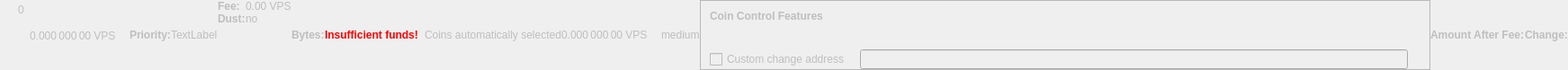
    <widget class="QWidget" name="dummyHideWidget" native="true">
     <property name="enabled">
      <bool>false</bool>
     </property>
     <property name="maximumSize">
      <size>
       <width>100</width>
       <height>22</height>
      </size>
     </property>
     <layout class="QHBoxLayout" name="dummyHideLayout">
      <property name="spacing">
       <number>0</number>
      </property>
      <property name="margin">
       <number>0</number>
      </property>
      <item>
       <layout class="QFormLayout" name="formLayoutCoinControl1">
        <property name="horizontalSpacing">
         <number>10</number>
        </property>
        <property name="verticalSpacing">
         <number>14</number>
        </property>
        <property name="leftMargin">
         <number>10</number>
        </property>
        <property name="topMargin">
         <number>4</number>
        </property>
        <property name="rightMargin">
         <number>6</number>
        </property>
        <item row="0" column="1">
         <widget class="QLabel" name="labelCoinControlBytes">
          <property name="cursor">
           <cursorShape>IBeamCursor</cursorShape>
          </property>
          <property name="contextMenuPolicy">
           <enum>Qt::ActionsContextMenu</enum>
          </property>
          <property name="text">
           <string notr="true">0</string>
          </property>
          <property name="textInteractionFlags">
           <set>Qt::LinksAccessibleByMouse|Qt::TextSelectableByKeyboard|Qt::TextSelectableByMouse</set>
          </property>
         </widget>
        </item>
       </layout>
      </item>
      <item>
       <widget class="QLabel" name="labelCoinControlAfterFee">
        <property name="enabled">
         <bool>false</bool>
        </property>
        <property name="sizePolicy">
         <sizepolicy hsizetype="Fixed" vsizetype="Fixed">
          <horstretch>0</horstretch>
          <verstretch>0</verstretch>
         </sizepolicy>
        </property>
        <property name="minimumSize">
         <size>
          <width>111</width>
          <height>12</height>
         </size>
        </property>
        <property name="maximumSize">
         <size>
          <width>111</width>
          <height>12</height>
         </size>
        </property>
        <property name="cursor">
         <cursorShape>IBeamCursor</cursorShape>
        </property>
        <property name="contextMenuPolicy">
         <enum>Qt::ActionsContextMenu</enum>
        </property>
        <property name="text">
         <string notr="true">0.000 000 00 VPS</string>
        </property>
        <property name="textInteractionFlags">
         <set>Qt::LinksAccessibleByMouse|Qt::TextSelectableByKeyboard|Qt::TextSelectableByMouse</set>
        </property>
       </widget>
      </item>
      <item>
       <widget class="QLabel" name="labelCoinControlPriorityText">
        <property name="enabled">
         <bool>false</bool>
        </property>
        <property name="font">
         <font>
          <weight>75</weight>
          <bold>true</bold>
         </font>
        </property>
        <property name="text">
         <string>Priority:</string>
        </property>
       </widget>
      </item>
      <item>
       <layout class="QHBoxLayout" name="horizontalLayout">
        <item>
         <widget class="QLabel" name="WarningLabel">
          <property name="text">
           <string>TextLabel</string>
          </property>
         </widget>
        </item>
       </layout>
      </item>
      <item>
       <layout class="QFormLayout" name="formLayoutCoinControl3">
        <property name="horizontalSpacing">
         <number>0</number>
        </property>
        <property name="verticalSpacing">
         <number>0</number>
        </property>
        <property name="leftMargin">
         <number>0</number>
        </property>
        <property name="topMargin">
         <number>0</number>
        </property>
        <property name="rightMargin">
         <number>0</number>
        </property>
        <item row="0" column="0">
         <widget class="QLabel" name="labelCoinControlFeeText">
          <property name="enabled">
           <bool>false</bool>
          </property>
          <property name="font">
           <font>
            <weight>75</weight>
            <bold>true</bold>
           </font>
          </property>
          <property name="text">
           <string>Fee:</string>
          </property>
          <property name="margin">
           <number>0</number>
          </property>
         </widget>
        </item>
        <item row="0" column="1">
         <widget class="QLabel" name="labelCoinControlFee">
          <property name="enabled">
           <bool>false</bool>
          </property>
          <property name="cursor">
           <cursorShape>IBeamCursor</cursorShape>
          </property>
          <property name="contextMenuPolicy">
           <enum>Qt::ActionsContextMenu</enum>
          </property>
          <property name="text">
           <string notr="true">0.00 VPS</string>
          </property>
          <property name="textInteractionFlags">
           <set>Qt::LinksAccessibleByMouse|Qt::TextSelectableByKeyboard|Qt::TextSelectableByMouse</set>
          </property>
         </widget>
        </item>
        <item row="1" column="0">
         <widget class="QLabel" name="labelCoinControlLowOutputText">
          <property name="enabled">
           <bool>false</bool>
          </property>
          <property name="font">
           <font>
            <weight>75</weight>
            <bold>true</bold>
           </font>
          </property>
          <property name="text">
           <string>Dust:</string>
          </property>
         </widget>
        </item>
        <item row="1" column="1">
         <widget class="QLabel" name="labelCoinControlLowOutput">
          <property name="enabled">
           <bool>false</bool>
          </property>
          <property name="cursor">
           <cursorShape>IBeamCursor</cursorShape>
          </property>
          <property name="contextMenuPolicy">
           <enum>Qt::ActionsContextMenu</enum>
          </property>
          <property name="text">
           <string>no</string>
          </property>
          <property name="textInteractionFlags">
           <set>Qt::LinksAccessibleByMouse|Qt::TextSelectableByKeyboard|Qt::TextSelectableByMouse</set>
          </property>
         </widget>
        </item>
       </layout>
      </item>
      <item>
       <widget class="QLabel" name="labelCoinControlBytesText">
        <property name="enabled">
         <bool>false</bool>
        </property>
        <property name="font">
         <font>
          <weight>75</weight>
          <bold>true</bold>
         </font>
        </property>
        <property name="text">
         <string>Bytes:</string>
        </property>
       </widget>
      </item>
      <item>
       <layout class="QFormLayout" name="formLayoutCoinControl2">
        <property name="horizontalSpacing">
         <number>0</number>
        </property>
        <property name="verticalSpacing">
         <number>0</number>
        </property>
        <property name="leftMargin">
         <number>0</number>
        </property>
        <property name="topMargin">
         <number>0</number>
        </property>
        <property name="rightMargin">
         <number>0</number>
        </property>
       </layout>
      </item>
      <item>
       <layout class="QHBoxLayout" name="horizontalLayoutCoinControl2">
        <property name="spacing">
         <number>0</number>
        </property>
        <property name="bottomMargin">
         <number>0</number>
        </property>
       </layout>
      </item>
      <item>
       <widget class="QLabel" name="labelCoinControlInsuffFunds">
        <property name="enabled">
         <bool>false</bool>
        </property>
        <property name="minimumSize">
         <size>
          <width>0</width>
          <height>0</height>
         </size>
        </property>
        <property name="font">
         <font>
          <weight>75</weight>
          <bold>true</bold>
         </font>
        </property>
        <property name="styleSheet">
         <string notr="true">color:red;font-weight:bold;</string>
        </property>
        <property name="text">
         <string>Insufficient funds!</string>
        </property>
        <property name="margin">
         <number>5</number>
        </property>
       </widget>
      </item>
      <item>
       <layout class="QFormLayout" name="formLayoutCoinControl4">
        <property name="horizontalSpacing">
         <number>0</number>
        </property>
        <property name="verticalSpacing">
         <number>0</number>
        </property>
        <property name="leftMargin">
         <number>0</number>
        </property>
        <property name="topMargin">
         <number>0</number>
        </property>
        <property name="rightMargin">
         <number>0</number>
        </property>
       </layout>
      </item>
      <item>
       <widget class="QLabel" name="labelCoinControlChangeLabel">
        <property name="enabled">
         <bool>false</bool>
        </property>
        <property name="sizePolicy">
         <sizepolicy hsizetype="Preferred" vsizetype="Expanding">
          <horstretch>0</horstretch>
          <verstretch>0</verstretch>
         </sizepolicy>
        </property>
        <property name="minimumSize">
         <size>
          <width>0</width>
          <height>0</height>
         </size>
        </property>
        <property name="text">
         <string/>
        </property>
        <property name="margin">
         <number>3</number>
        </property>
       </widget>
      </item>
      <item>
       <widget class="QLabel" name="labelCoinControlAutomaticallySelected">
        <property name="enabled">
         <bool>false</bool>
        </property>
        <property name="sizePolicy">
         <sizepolicy hsizetype="Fixed" vsizetype="Fixed">
          <horstretch>0</horstretch>
          <verstretch>0</verstretch>
         </sizepolicy>
        </property>
        <property name="minimumSize">
         <size>
          <width>0</width>
          <height>0</height>
         </size>
        </property>
        <property name="maximumSize">
         <size>
          <width>240</width>
          <height>16777215</height>
         </size>
        </property>
        <property name="text">
         <string>Coins automatically selected</string>
        </property>
        <property name="margin">
         <number>5</number>
        </property>
       </widget>
      </item>
      <item>
       <widget class="QLabel" name="labelCoinControlChange">
        <property name="enabled">
         <bool>false</bool>
        </property>
        <property name="sizePolicy">
         <sizepolicy hsizetype="Fixed" vsizetype="Fixed">
          <horstretch>0</horstretch>
          <verstretch>0</verstretch>
         </sizepolicy>
        </property>
        <property name="minimumSize">
         <size>
          <width>111</width>
          <height>0</height>
         </size>
        </property>
        <property name="maximumSize">
         <size>
          <width>111</width>
          <height>16777215</height>
         </size>
        </property>
        <property name="cursor">
         <cursorShape>IBeamCursor</cursorShape>
        </property>
        <property name="contextMenuPolicy">
         <enum>Qt::ActionsContextMenu</enum>
        </property>
        <property name="text">
         <string notr="true">0.000 000 00 VPS</string>
        </property>
        <property name="textInteractionFlags">
         <set>Qt::LinksAccessibleByMouse|Qt::TextSelectableByKeyboard|Qt::TextSelectableByMouse</set>
        </property>
       </widget>
      </item>
      <item>
       <widget class="QLabel" name="labelCoinControlPriority">
        <property name="enabled">
         <bool>false</bool>
        </property>
        <property name="cursor">
         <cursorShape>IBeamCursor</cursorShape>
        </property>
        <property name="contextMenuPolicy">
         <enum>Qt::ActionsContextMenu</enum>
        </property>
        <property name="text">
         <string>medium</string>
        </property>
        <property name="textInteractionFlags">
         <set>Qt::LinksAccessibleByMouse|Qt::TextSelectableByKeyboard|Qt::TextSelectableByMouse</set>
        </property>
       </widget>
      </item>
      <item>
       <widget class="QFrame" name="frameCoinControl">
        <property name="sizePolicy">
         <sizepolicy hsizetype="Expanding" vsizetype="Expanding">
          <horstretch>0</horstretch>
          <verstretch>0</verstretch>
         </sizepolicy>
        </property>
        <property name="maximumSize">
         <size>
          <width>16777215</width>
          <height>16777215</height>
         </size>
        </property>
        <property name="frameShape">
         <enum>QFrame::StyledPanel</enum>
        </property>
        <property name="frameShadow">
         <enum>QFrame::Sunken</enum>
        </property>
        <layout class="QVBoxLayout" name="verticalLayoutCoinControl2_2">
         <property name="spacing">
          <number>0</number>
         </property>
         <property name="margin">
          <number>0</number>
         </property>
         <item>
          <layout class="QVBoxLayout" name="verticalLayoutCoinControl" stretch="0,0,0,1">
           <property name="spacing">
            <number>0</number>
           </property>
           <property name="leftMargin">
            <number>10</number>
           </property>
           <property name="topMargin">
            <number>10</number>
           </property>
           <item>
            <layout class="QHBoxLayout" name="horizontalLayoutCoinControl1">
             <property name="bottomMargin">
              <number>15</number>
             </property>
             <item>
              <widget class="QLabel" name="labelCoinControlFeatures">
               <property name="enabled">
                <bool>false</bool>
               </property>
               <property name="sizePolicy">
                <sizepolicy hsizetype="Preferred" vsizetype="Maximum">
                 <horstretch>0</horstretch>
                 <verstretch>0</verstretch>
                </sizepolicy>
               </property>
               <property name="font">
                <font>
                 <weight>75</weight>
                 <bold>true</bold>
                </font>
               </property>
               <property name="styleSheet">
                <string notr="true">font-weight:bold;</string>
               </property>
               <property name="text">
                <string>Coin Control Features</string>
               </property>
              </widget>
             </item>
            </layout>
           </item>
           <item>
            <widget class="QWidget" name="widgetCoinControl" native="true">
             <property name="sizePolicy">
              <sizepolicy hsizetype="Preferred" vsizetype="Preferred">
               <horstretch>0</horstretch>
               <verstretch>0</verstretch>
              </sizepolicy>
             </property>
             <property name="minimumSize">
              <size>
               <width>0</width>
               <height>0</height>
              </size>
             </property>
             <property name="styleSheet">
              <string notr="true"/>
             </property>
             <layout class="QHBoxLayout" name="horizontalLayoutCoinControl5_2">
              <property name="margin">
               <number>0</number>
              </property>
              <item>
               <layout class="QHBoxLayout" name="horizontalLayoutCoinControl3">
                <property name="spacing">
                 <number>20</number>
                </property>
                <property name="topMargin">
                 <number>0</number>
                </property>
                <property name="bottomMargin">
                 <number>10</number>
                </property>
               </layout>
              </item>
             </layout>
            </widget>
           </item>
           <item>
            <layout class="QHBoxLayout" name="horizontalLayoutCoinControl4" stretch="0,0,0">
             <property name="spacing">
              <number>12</number>
             </property>
             <property name="sizeConstraint">
              <enum>QLayout::SetDefaultConstraint</enum>
             </property>
             <property name="topMargin">
              <number>5</number>
             </property>
             <property name="rightMargin">
              <number>5</number>
             </property>
             <item>
              <widget class="QCheckBox" name="checkBoxCoinControlChange">
               <property name="enabled">
                <bool>false</bool>
               </property>
               <property name="toolTip">
                <string>If this is activated, but the change address is empty or invalid, change will be sent to a newly generated address.</string>
               </property>
               <property name="text">
                <string>Custom change address</string>
               </property>
              </widget>
             </item>
             <item>
              <widget class="QValidatedLineEdit" name="lineEditCoinControlChange">
               <property name="enabled">
                <bool>false</bool>
               </property>
               <property name="sizePolicy">
                <sizepolicy hsizetype="Expanding" vsizetype="Fixed">
                 <horstretch>0</horstretch>
                 <verstretch>0</verstretch>
                </sizepolicy>
               </property>
              </widget>
             </item>
             <item>
              <widget class="QLabel" name="labelCoinControlChangeLabel_2">
               <property name="sizePolicy">
                <sizepolicy hsizetype="Preferred" vsizetype="Expanding">
                 <horstretch>0</horstretch>
                 <verstretch>0</verstretch>
                </sizepolicy>
               </property>
               <property name="minimumSize">
                <size>
                 <width>0</width>
                 <height>0</height>
                </size>
               </property>
               <property name="text">
                <string/>
               </property>
               <property name="margin">
                <number>3</number>
               </property>
              </widget>
             </item>
            </layout>
           </item>
           <item>
            <spacer name="verticalSpacerCoinControl">
             <property name="orientation">
              <enum>Qt::Vertical</enum>
             </property>
             <property name="sizeHint" stdset="0">
              <size>
               <width>800</width>
               <height>1</height>
              </size>
             </property>
            </spacer>
           </item>
          </layout>
         </item>
        </layout>
       </widget>
      </item>
      <item>
       <widget class="QLabel" name="labelCoinControlAfterFeeText">
        <property name="enabled">
         <bool>false</bool>
        </property>
        <property name="minimumSize">
         <size>
          <width>0</width>
          <height>0</height>
         </size>
        </property>
        <property name="maximumSize">
         <size>
          <width>16777215</width>
          <height>16777215</height>
         </size>
        </property>
        <property name="font">
         <font>
          <weight>75</weight>
          <bold>true</bold>
         </font>
        </property>
        <property name="text">
         <string>Amount After Fee:</string>
        </property>
        <property name="alignment">
         <set>Qt::AlignLeading|Qt::AlignLeft|Qt::AlignVCenter</set>
        </property>
        <property name="margin">
         <number>0</number>
        </property>
       </widget>
      </item>
      <item>
       <widget class="QLabel" name="labelCoinControlChangeText">
        <property name="enabled">
         <bool>false</bool>
        </property>
        <property name="sizePolicy">
         <sizepolicy hsizetype="Preferred" vsizetype="Preferred">
          <horstretch>0</horstretch>
          <verstretch>0</verstretch>
         </sizepolicy>
        </property>
        <property name="minimumSize">
         <size>
          <width>0</width>
          <height>0</height>
         </size>
        </property>
        <property name="maximumSize">
         <size>
          <width>16777215</width>
          <height>16777215</height>
         </size>
        </property>
        <property name="font">
         <font>
          <weight>75</weight>
          <bold>true</bold>
         </font>
        </property>
        <property name="text">
         <string>Change:</string>
        </property>
        <property name="alignment">
         <set>Qt::AlignLeading|Qt::AlignLeft|Qt::AlignVCenter</set>
        </property>
       </widget>
      </item>
     </layout>
    </widget>
